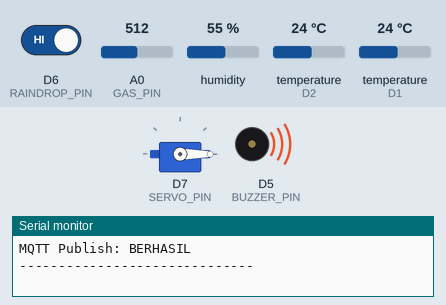
The sketch below on a simulated ESP8266 (NodeMCU). On the bench: servo, buzzer (waves = sounding, pin HIGH), the last lines printed to the serial monitor. The inputs (shaded band) are chosen by the test bench; at power-on: D6 (RAINDROP_PIN) HIGH, A0 (GAS_PIN) = 512, humidity 55 %, temperature (sensors on D2, D1) 24 °C. WiFi joins after 1.5 s; servers stay silent unless stated; no MQTT or app messages arrive unless stated.

Above: at 4.7 s.
4.8 s: D6 (RAINDROP_PIN) driven LOW
At 8.0 s:
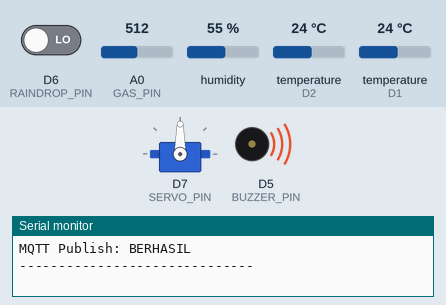
8.7 s: A0 (GAS_PIN) set to 486
At 10.7 s:
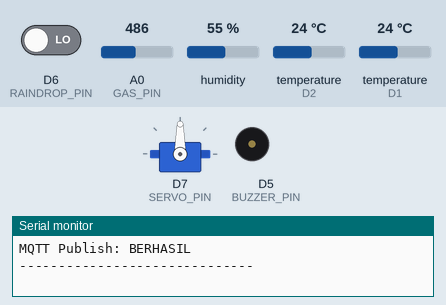
12.3 s: A0 (GAS_PIN) set to 510
At 13.4 s:
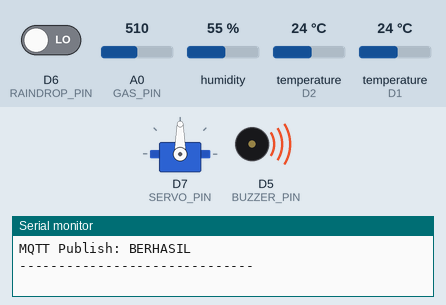
15.9 s: A0 (GAS_PIN) set to 490
At 18.8 s:
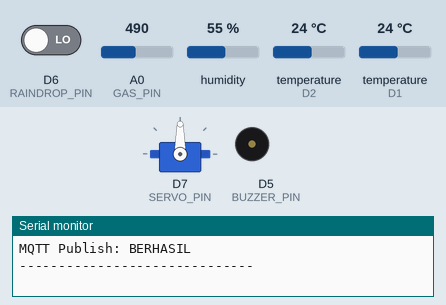
19.9 s: D6 (RAINDROP_PIN) driven HIGH
At 21.6 s:
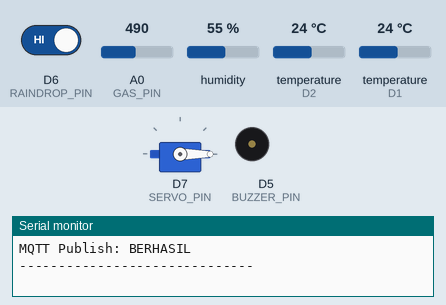
Timing chart, 0 to 23.1 s (numbered marks = the images above; inputs shaded):
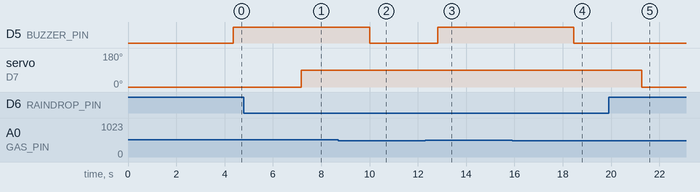

Measured:
- the behaviour switches between 500 and 499 on A0 (GAS_PIN) (found by bisection; images 1 and 2)
- after the input at 4.8 s, servo on D7 (SERVO_PIN): 0° → 90° after 2.4 s
- after the input at 8.7 s, D5 (BUZZER_PIN): HIGH → LOW after 1.3 s
- after the input at 12.3 s, D5 (BUZZER_PIN): LOW → HIGH after 0.51 s
- after the input at 15.9 s, D5 (BUZZER_PIN): HIGH → LOW after 2.5 s
- after the input at 19.9 s, servo on D7 (SERVO_PIN): 90° → 0° after 1.4 s

The sketch:

arduino.ino
```cpp
#include <ESP8266WiFi.h>
#include <WiFiClientSecure.h>
#include <PubSubClient.h>

#include <OneWire.h>
#include <DallasTemperature.h>
#include <Servo.h>
#include <DHT.h> // Library untuk DHT11

// =====================================================
// WIFI
// =====================================================

const char* WIFI_SSID = "fatur";
const char* WIFI_PASSWORD = "123454321";

// =====================================================
// HIVEMQ CLOUD
// =====================================================

const char* MQTT_SERVER =
  "be975683929a42428ec88681c0295a02.s1.eu.hivemq.cloud";

const int MQTT_PORT = 8883;

const char* MQTT_USERNAME =
  "netbeans-iot";

const char* MQTT_PASSWORD =
  "Netbeans_123";

// =====================================================
// MQTT TOPIC
// =====================================================

const char* MQTT_TOPIC =
  "iot/esp8266/data";

// =====================================================
// PIN
// =====================================================

// DHT11
#define DHT_PIN D1

// DS18B20
#define ONE_WIRE_BUS D2

// Sensor Gas
#define GAS_PIN A0

// Buzzer
#define BUZZER_PIN D5

// Raindrop
#define RAINDROP_PIN D6

// Servo
#define SERVO_PIN D7

// =====================================================
// BATAS GAS
// =====================================================

#define GAS_THRESHOLD 500

// =====================================================
// POSISI SERVO
// =====================================================

#define SERVO_OPEN 0
#define SERVO_CLOSE 90

// =====================================================
// SENSOR SETUP
// =====================================================

// DHT11
#define DHT_TYPE DHT11
DHT dht(DHT_PIN, DHT_TYPE);

// DS18B20
OneWire oneWire(ONE_WIRE_BUS);
DallasTemperature sensors(&oneWire);

// =====================================================
// SERVO
// =====================================================

Servo jemuranServo;

// Status jemuran
bool jemuranTertutup = false;

// =====================================================
// MQTT
// =====================================================

WiFiClientSecure espClient;
PubSubClient mqttClient(espClient);

// =====================================================
// WIFI
// =====================================================

void setupWiFi() {

  Serial.println();
  Serial.println("Menghubungkan WiFi...");

  WiFi.begin(
    WIFI_SSID,
    WIFI_PASSWORD
  );

  while (WiFi.status() != WL_CONNECTED) {

    delay(500);

    Serial.print(".");
  }

  Serial.println();
  Serial.println("WiFi terhubung!");

  Serial.print("IP ESP8266 : ");
  Serial.println(WiFi.localIP());
}

// =====================================================
// MQTT
// =====================================================

void connectMQTT() {

  while (!mqttClient.connected()) {

    Serial.println();
    Serial.print("Menghubungkan MQTT...");

    String clientId =
      "ESP8266-" +
      String(ESP.getChipId());

    if (
      mqttClient.connect(
        clientId.c_str(),
        MQTT_USERNAME,
        MQTT_PASSWORD
      )
    ) {

      Serial.println(" BERHASIL!");

      Serial.print("MQTT Broker : ");
      Serial.println(MQTT_SERVER);

    } else {

      Serial.print(" GAGAL, rc=");
      Serial.println(mqttClient.state());

      Serial.println("Coba lagi 5 detik...");

      delay(5000);
    }
  }
}

// =====================================================
// SETUP
// =====================================================

void setup() {

  Serial.begin(115200);

  Serial.println();
  Serial.println("==============================");
  Serial.println(" SISTEM JEMURAN OTOMATIS");
  Serial.println("==============================");

  // ===================================================
  // DHT11
  // ===================================================

  dht.begin();
  Serial.println("DHT11 siap.");

  // ===================================================
  // DS18B20
  // ===================================================

  pinMode(ONE_WIRE_BUS, INPUT_PULLUP);
  sensors.begin();

  Serial.println("DS18B20 siap.");

  // ===================================================
  // SENSOR GAS
  // ===================================================

  pinMode(
    GAS_PIN,
    INPUT
  );

  Serial.println("Sensor gas siap.");

  // ===================================================
  // BUZZER
  // ===================================================

  pinMode(
    BUZZER_PIN,
    OUTPUT
  );

  digitalWrite(
    BUZZER_PIN,
    LOW
  );

  Serial.println("Buzzer siap.");

  // ===================================================
  // RAINDROP
  // ===================================================

  pinMode(
    RAINDROP_PIN,
    INPUT
  );

  Serial.println("Raindrop siap.");

  // ===================================================
  // SERVO
  // ===================================================

  jemuranServo.attach(
    SERVO_PIN
  );

  // Posisi awal jemuran terbuka
  jemuranServo.write(
    SERVO_OPEN
  );

  jemuranTertutup = false;

  Serial.println("Servo siap.");
  Serial.println("Jemuran: TERBUKA");

  // ===================================================
  // WIFI
  // ===================================================

  setupWiFi();

  // ===================================================
  // TLS
  // ===================================================

  // Untuk testing.
  // Sertifikat HiveMQ tidak divalidasi.
  espClient.setInsecure();

  // ===================================================
  // MQTT
  // ===================================================

  mqttClient.setServer(
    MQTT_SERVER,
    MQTT_PORT
  );

  Serial.println();
  Serial.println("Semua sensor siap.");

  delay(2000);
}

// =====================================================
// LOOP
// =====================================================

void loop() {

  // ===================================================
  // PASTIKAN MQTT TERSAMBUNG
  // ===================================================

  if (!mqttClient.connected()) {

    connectMQTT();
  }

  mqttClient.loop();

  // ===================================================
  // BACA DHT11
  // ===================================================

  float kelembaban = dht.readHumidity();
  float suhuDHT = dht.readTemperature();

  // ===================================================
  // BACA SUHU DS18B20
  // ===================================================

  sensors.requestTemperatures();

  float suhuDS =
    sensors.getTempCByIndex(0);

  // ===================================================
  // BACA SENSOR GAS
  // ===================================================

  int gasValue =
    analogRead(GAS_PIN);

  // ===================================================
  // BACA RAINDROP
  // ===================================================

  int rainStatus =
    digitalRead(RAINDROP_PIN);

  // ===================================================
  // STATUS HUJAN
  // ===================================================

  bool hujan;

  // Kebanyakan modul raindrop:
  // LOW  = air/hujan terdeteksi
  // HIGH = tidak ada air

  if (rainStatus == LOW) {

    hujan = true;

  } else {

    hujan = false;
  }

  // ===================================================
  // KONTROL SERVO JEMURAN
  // ===================================================

  if (hujan) {

    // Hujan terdeteksi
     if (!jemuranTertutup) {

    Serial.println("HUJAN TERDETEKSI!");
    Serial.println("Jemuran ditutup...");

    jemuranServo.write(90);

    jemuranTertutup = true;
  }

  } else {

    // Tidak hujan
    if (jemuranTertutup) {

      Serial.println();
      Serial.println("Hujan berhenti.");
      Serial.println("Jemuran membuka...");

      jemuranServo.write(
        SERVO_OPEN
      );

      jemuranTertutup = false;
    }
  }

  // ===================================================
  // BUZZER
  // ===================================================

  bool buzzerStatus =
    gasValue >= GAS_THRESHOLD;

  if (buzzerStatus) {

    digitalWrite(
      BUZZER_PIN,
      HIGH
    );

  } else {

    digitalWrite(
      BUZZER_PIN,
      LOW
    );
  }

  // ===================================================
  // SERIAL MONITOR
  // ===================================================

  Serial.println();
  Serial.println("==============================");

  // DHT11
  Serial.print("Suhu DHT : ");
  if (isnan(suhuDHT)) {
    Serial.println("--");
  } else {
    Serial.print(suhuDHT);
    Serial.println(" °C");
  }

  Serial.print("Kelembaban : ");
  if (isnan(kelembaban)) {
    Serial.println("--");
  } else {
    Serial.print(kelembaban);
    Serial.println(" %");
  }

  // SUHU DS18B20

  Serial.print("Suhu Air : ");

  if (
    suhuDS == DEVICE_DISCONNECTED_C
  ) {

    Serial.println("--");

  } else {

    Serial.print(suhuDS);
    Serial.println(" °C");
  }

  // GAS

  Serial.print("Gas      : ");
  Serial.println(gasValue);

  // BUZZER

  Serial.print("Buzzer   : ");

  if (buzzerStatus) {

    Serial.println("ON");

  } else {

    Serial.println("OFF");
  }

  // HUJAN

  Serial.print("Hujan    : ");

  if (hujan) {

    Serial.println("TERDETEKSI");

  } else {

    Serial.println("TIDAK");
  }

  // SERVO

  Serial.print("Servo    : ");

  if (jemuranTertutup) {

    Serial.println("90° - TERTUTUP");

  } else {

    Serial.println("0° - TERBUKA");
  }

  Serial.println("==============================");

  // ===================================================
  // BUAT JSON
  // ===================================================

  String payload = "{";

  // SUHU DHT11
  payload += "\"suhu_udara\":";
  if (isnan(suhuDHT)) {
    payload += "null";
  } else {
    payload += String(suhuDHT, 2);
  }

  // KELEMBABAN DHT11
  payload += ",\"kelembaban\":";
  if (isnan(kelembaban)) {
    payload += "null";
  } else {
    payload += String(kelembaban, 2);
  }

  // SUHU DS18B20
  payload += ",\"suhu_air\":";
  if (
    suhuDS == DEVICE_DISCONNECTED_C
  ) {

    payload += "null";

  } else {

    payload += String(
      suhuDS,
      2
    );
  }

  // GAS
  payload += ",\"gas\":";
  payload += String(
    gasValue
  );

  // BUZZER
  payload += ",\"buzzer\":";
  payload += (
    buzzerStatus
    ? "true"
    : "false"
  );

  // HUJAN
  payload += ",\"hujan\":";
  payload += (
    hujan
    ? "true"
    : "false"
  );

  // SERVO
  payload += ",\"servo\":";
  payload += String(
    jemuranTertutup
    ? SERVO_CLOSE
    : SERVO_OPEN
  );

  payload += "}";

  // ===================================================
  // PUBLISH MQTT
  // ===================================================

  Serial.print("Publish: ");
  Serial.println(payload);

  bool success =
    mqttClient.publish(
      MQTT_TOPIC,
      payload.c_str()
    );

  if (success) {

    Serial.println(
      "MQTT Publish: BERHASIL"
    );

  } else {

    Serial.println(
      "MQTT Publish: GAGAL"
    );
  }

  Serial.println(
    "------------------------------"
  );

  // ===================================================
  // DELAY
  // ===================================================

  delay(2000);
}
```
